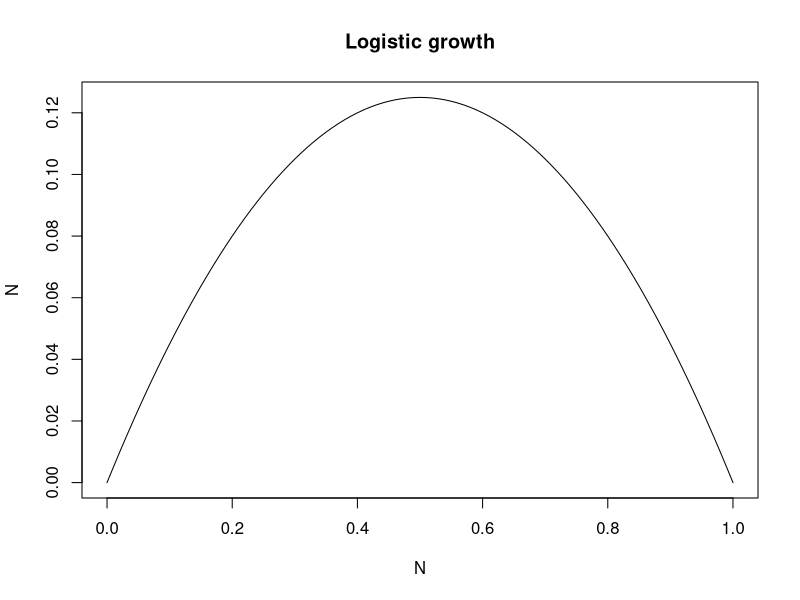
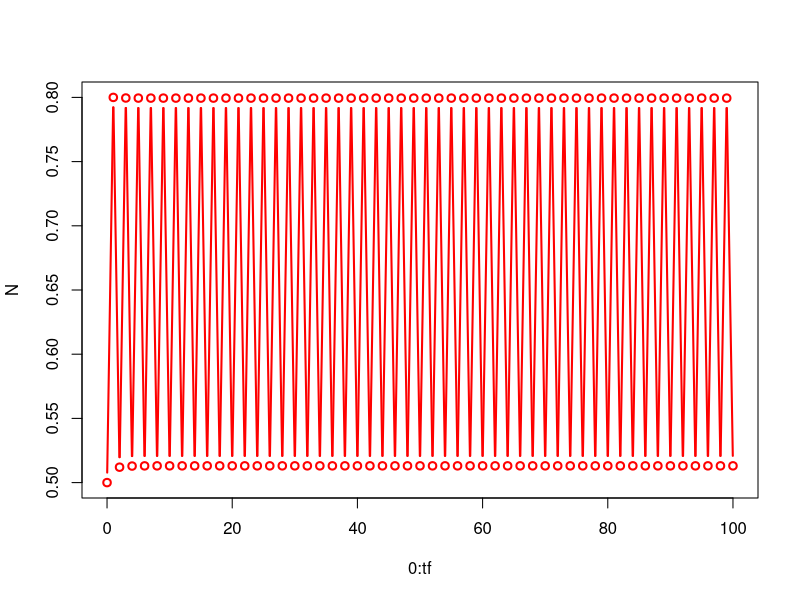

Reproduce these figures in R, in order.
f = function(x, r = 0.5) {
  return(r * x * (1 - x))
}

curve(f(x), from = 0, to = 1, xlab = "N", ylab = "N", main = "Logistic growth")

N = c(0.5)
N2 = c(0.5000001)
tf = 100

for (i in 1:tf) {
  N = c(N, f(N[length(N)], 3.2))
  # N2 = c(N2, f(N2[length(N2)], 3.8))
}

plot(0:tf, N, type = "b", lwd = 2, col = "red")
#lines(0:tf, N2, type = "b", lwd = 2, col = "blue")

f = function(x) {
  return(x + 0.0001*(5000-x)*(x-100))
}
  